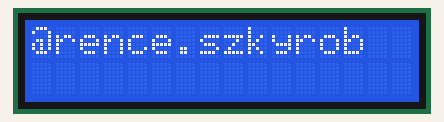
The sketch below on a simulated Arduino Uno, built with avr-gcc and run on an emulated ATmega328P. On the bench: 16×2 character LCD.

Above: at 0.1 s.
At 3.76 s:
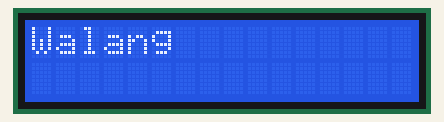
At 5.7 s:
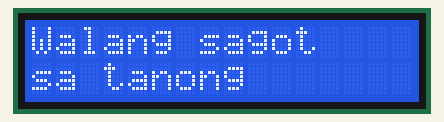
At 10.1 s:
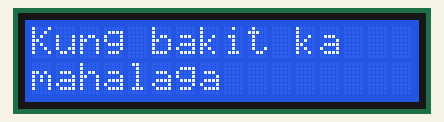
At 15.6 s:
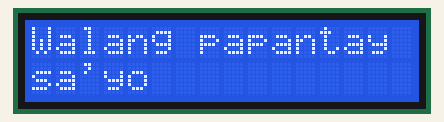
At 34.7 s:
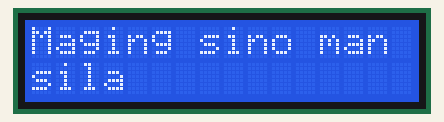

The sketch:

sila-lyrics.ino
```cpp
#include <Wire.h>
#include <LiquidCrystal_I2C.h>

LiquidCrystal_I2C lcd(0x27, 16, 2);

struct WordStep {
  unsigned long timeMs;
  const char* word;
  uint8_t col;
  uint8_t row;
  bool clearScreen;
};

const WordStep lyrics[] = {
  {   2140, "Walang",      0, 0, true  },
  {   2600, "sagot",       7, 0, false },
  {   4020, "sa",          0, 1, false },
  {   4280, "tanong",      3, 1, false },
  {   6680, "Kung",        0, 0, true  },
  {   6940, "bakit",       5, 0, false },
  {   7660, "ka",         11, 0, false },
  {   8660, "mahalaga",    0, 1, false },
  {  11960, "Walang",      0, 0, true  },
  {  12700, "papantay",    7, 0, false },
  {  14120, "sa'yo",       0, 1, false },
  {  15820, "Maging",      0, 0, true  },
  {  16500, "sino",        7, 0, false },
  {  17280, "man",        12, 0, false },
  {  17740, "sila",        0, 1, false },
  {  27320, "Walang",      0, 0, true  },
  {  27980, "papantay",    7, 0, false },
  {  29360, "sa'yo",       0, 1, false },
  {  31260, "Maging",      0, 0, true  },
  {  32080, "sino",        7, 0, false },
  {  32740, "man",        12, 0, false },
  {  33220, "sila",        0, 1, false }
};

const int totalWords = sizeof(lyrics) / sizeof(lyrics[0]);
int currentWordIndex = 0;
unsigned long startPlaybackTime = 0;

void setup() {
  lcd.init();
  lcd.backlight();
  lcd.clear();
  lcd.setCursor(0, 0);
  lcd.print("@rence.szkyrob");
  delay(1300);
  lcd.clear();
  startPlaybackTime = millis();
}

void loop() {
  unsigned long elapsed = millis() - startPlaybackTime;
  if (currentWordIndex < totalWords) {
    if (elapsed >= lyrics[currentWordIndex].timeMs) {
      if (lyrics[currentWordIndex].clearScreen) {
        lcd.clear();
      }
      lcd.setCursor(lyrics[currentWordIndex].col, lyrics[currentWordIndex].row);
      lcd.print(lyrics[currentWordIndex].word);
      currentWordIndex++;
    }
  }
}
```

Measured:
- what the display in image 1 shows lasts 0.5 s, from 3.5 s to 4.0 s
- what the display in image 2 shows lasts 2.4 s, from 5.7 s to 8.1 s
- what the display in image 3 shows lasts 3.3 s, from 10.1 s to 13.4 s
- what the display in image 4 shows lasts 1.7 s, from 15.5 s to 17.2 s
